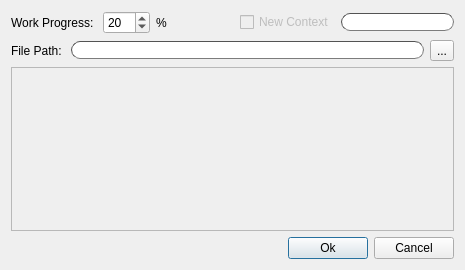
<?xml version="1.0" encoding="UTF-8"?>
<ui version="4.0">
 <class>Dialog</class>
 <widget class="QDialog" name="Dialog">
  <property name="windowModality">
   <enum>Qt::NonModal</enum>
  </property>
  <property name="geometry">
   <rect>
    <x>0</x>
    <y>0</y>
    <width>465</width>
    <height>270</height>
   </rect>
  </property>
  <property name="windowTitle">
   <string>Dialog</string>
  </property>
  <layout class="QVBoxLayout" name="verticalLayout">
   <item>
    <layout class="QHBoxLayout" name="horizontalLayout">
     <item>
      <widget class="QLabel" name="label">
       <property name="text">
        <string>Work Progress: </string>
       </property>
      </widget>
     </item>
     <item>
      <widget class="QSpinBox" name="percentBox">
       <property name="minimum">
        <number>1</number>
       </property>
       <property name="maximum">
        <number>100</number>
       </property>
       <property name="singleStep">
        <number>5</number>
       </property>
       <property name="value">
        <number>20</number>
       </property>
      </widget>
     </item>
     <item>
      <widget class="QLabel" name="label_2">
       <property name="text">
        <string>%</string>
       </property>
      </widget>
     </item>
     <item>
      <spacer name="horizontalSpacer_2">
       <property name="orientation">
        <enum>Qt::Horizontal</enum>
       </property>
       <property name="sizeHint" stdset="0">
        <size>
         <width>40</width>
         <height>20</height>
        </size>
       </property>
      </spacer>
     </item>
     <item>
      <widget class="QCheckBox" name="newContextButton">
       <property name="enabled">
        <bool>false</bool>
       </property>
       <property name="text">
        <string>New Context</string>
       </property>
      </widget>
     </item>
     <item>
      <widget class="QLineEdit" name="newContextBox">
       <property name="enabled">
        <bool>false</bool>
       </property>
       <property name="styleSheet">
        <string>border-width: 1px; 
border-style: inset; 
border-color: #535353; 
border-radius: 9px;
padding-left: 5px;</string>
       </property>
      </widget>
     </item>
    </layout>
   </item>
   <item>
    <layout class="QHBoxLayout" name="horizontalLayout_4">
     <item>
      <widget class="QLabel" name="label_3">
       <property name="text">
        <string>File Path: </string>
       </property>
      </widget>
     </item>
     <item>
      <widget class="QLineEdit" name="pathBox">
       <property name="styleSheet">
        <string>border-width: 1px; 
border-style: inset; 
border-color: #535353; 
border-radius: 9px;
padding-left: 5px;</string>
       </property>
      </widget>
     </item>
     <item>
      <widget class="QToolButton" name="browseButton">
       <property name="text">
        <string>...</string>
       </property>
      </widget>
     </item>
    </layout>
   </item>
   <item>
    <widget class="QScrollArea" name="scrollArea">
     <property name="widgetResizable">
      <bool>true</bool>
     </property>
     <widget class="QWidget" name="scrollAreaWidgetContents">
      <property name="geometry">
       <rect>
        <x>0</x>
        <y>0</y>
        <width>445</width>
        <height>153</height>
       </rect>
      </property>
      <layout class="QVBoxLayout" name="verticalLayout_3">
       <property name="spacing">
        <number>0</number>
       </property>
       <property name="margin">
        <number>9</number>
       </property>
       <item>
        <layout class="QVBoxLayout" name="radioLayout"/>
       </item>
       <item>
        <layout class="QVBoxLayout" name="verticalLayout_2">
         <item>
          <spacer name="verticalSpacer">
           <property name="orientation">
            <enum>Qt::Vertical</enum>
           </property>
           <property name="sizeHint" stdset="0">
            <size>
             <width>20</width>
             <height>40</height>
            </size>
           </property>
          </spacer>
         </item>
        </layout>
       </item>
      </layout>
     </widget>
    </widget>
   </item>
   <item>
    <layout class="QHBoxLayout" name="horizontalLayout_3"/>
   </item>
   <item>
    <layout class="QHBoxLayout" name="horizontalLayout_2">
     <item>
      <spacer name="horizontalSpacer">
       <property name="orientation">
        <enum>Qt::Horizontal</enum>
       </property>
       <property name="sizeHint" stdset="0">
        <size>
         <width>40</width>
         <height>20</height>
        </size>
       </property>
      </spacer>
     </item>
     <item>
      <widget class="QPushButton" name="okButton">
       <property name="minimumSize">
        <size>
         <width>75</width>
         <height>0</height>
        </size>
       </property>
       <property name="text">
        <string>Ok</string>
       </property>
       <property name="autoDefault">
        <bool>false</bool>
       </property>
       <property name="default">
        <bool>true</bool>
       </property>
      </widget>
     </item>
     <item>
      <widget class="QPushButton" name="cancelButton">
       <property name="minimumSize">
        <size>
         <width>75</width>
         <height>0</height>
        </size>
       </property>
       <property name="text">
        <string>Cancel</string>
       </property>
       <property name="autoDefault">
        <bool>false</bool>
       </property>
      </widget>
     </item>
    </layout>
   </item>
  </layout>
 </widget>
 <resources/>
 <connections>
  <connection>
   <sender>newContextButton</sender>
   <signal>toggled(bool)</signal>
   <receiver>newContextBox</receiver>
   <slot>setEnabled(bool)</slot>
   <hints>
    <hint type="sourcelabel">
     <x>288</x>
     <y>20</y>
    </hint>
    <hint type="destinationlabel">
     <x>400</x>
     <y>24</y>
    </hint>
   </hints>
  </connection>
  <connection>
   <sender>newContextButton</sender>
   <signal>toggled(bool)</signal>
   <receiver>newContextBox</receiver>
   <slot>setFocus()</slot>
   <hints>
    <hint type="sourcelabel">
     <x>313</x>
     <y>23</y>
    </hint>
    <hint type="destinationlabel">
     <x>408</x>
     <y>26</y>
    </hint>
   </hints>
  </connection>
 </connections>
</ui>
